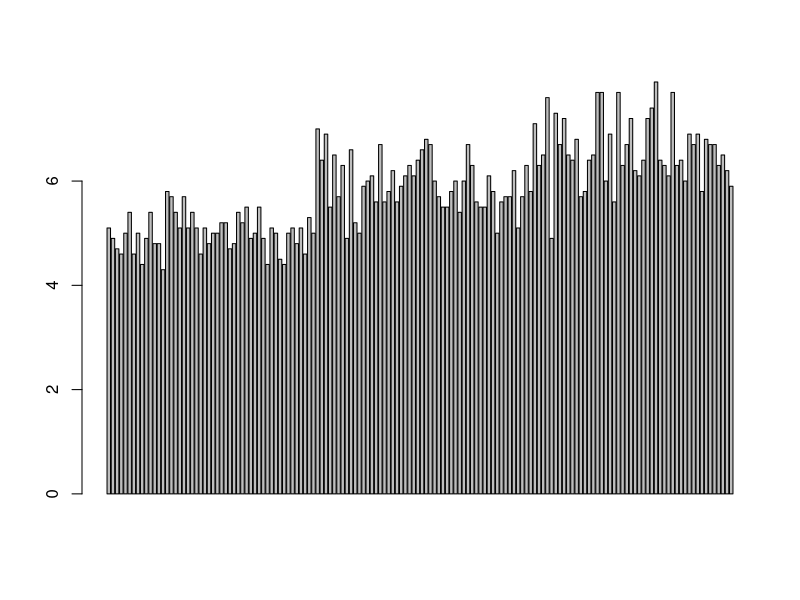
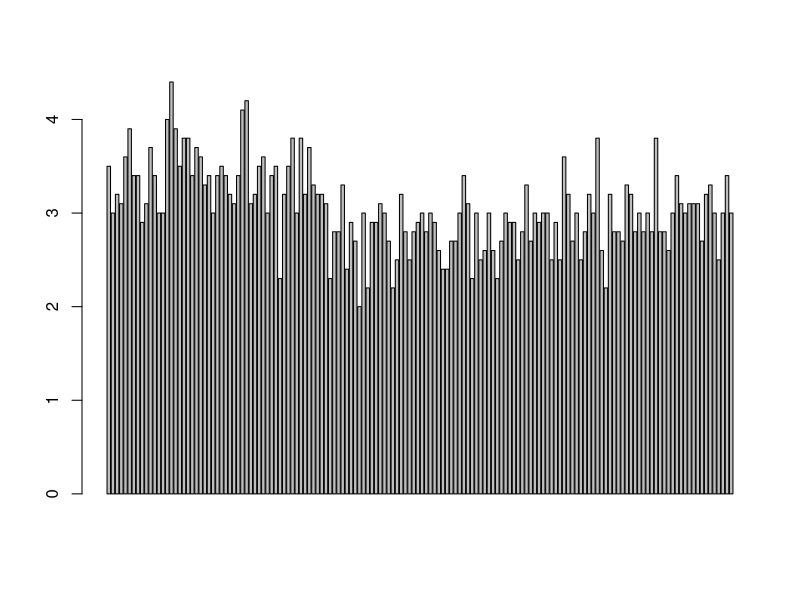
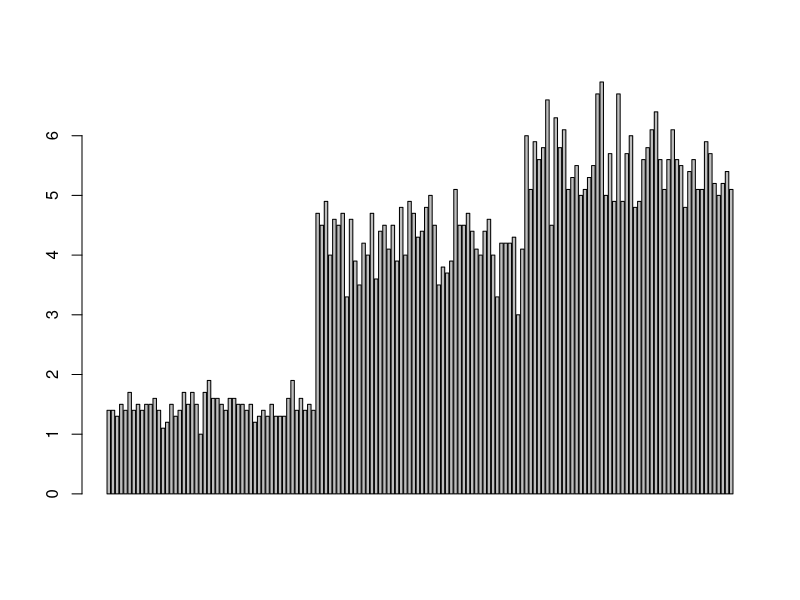
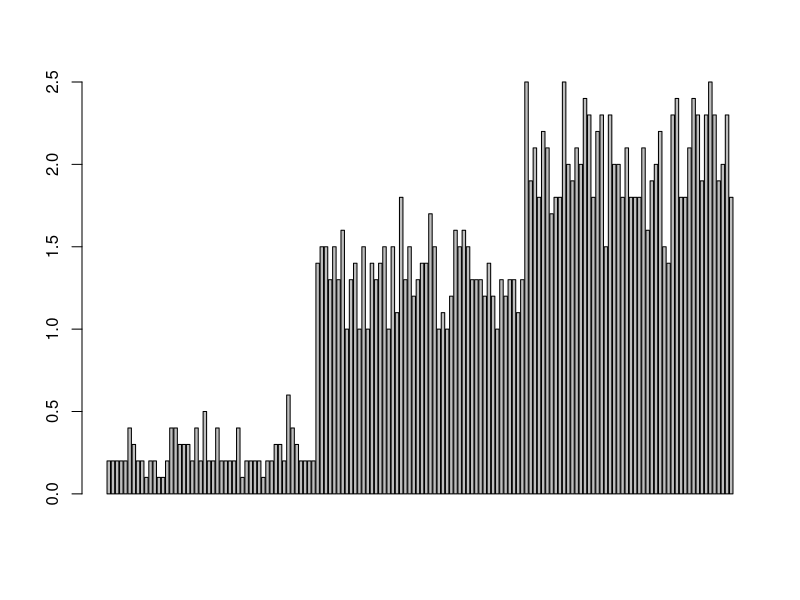
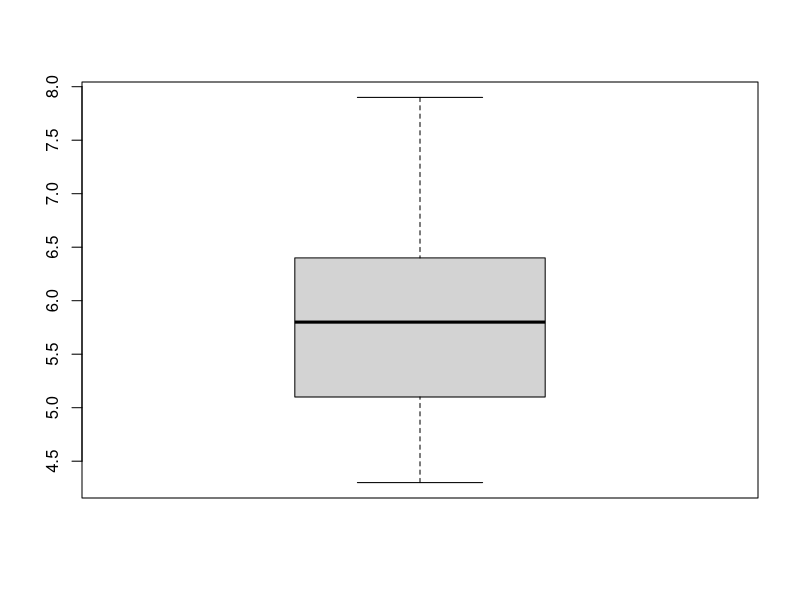
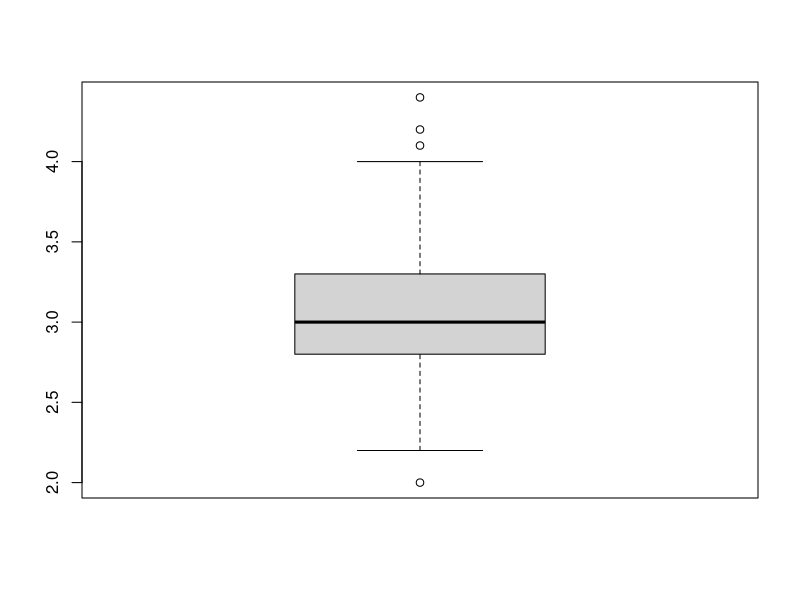
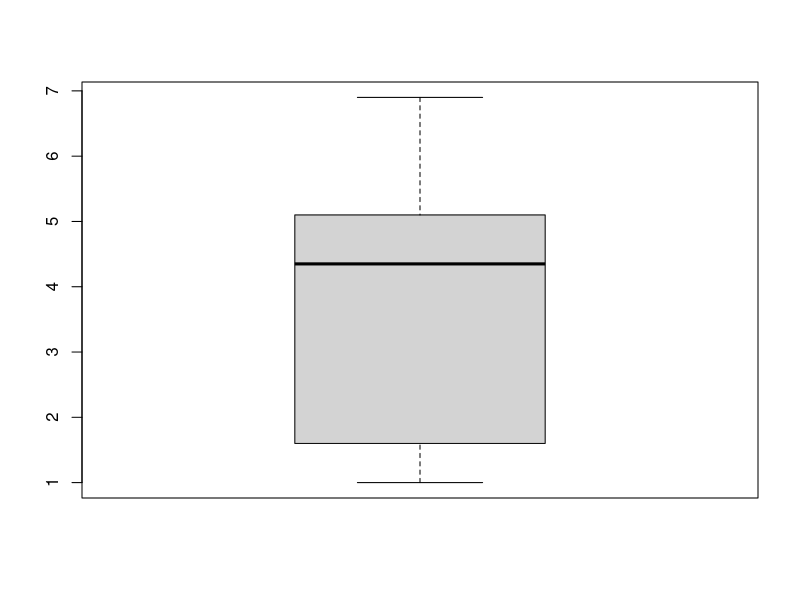
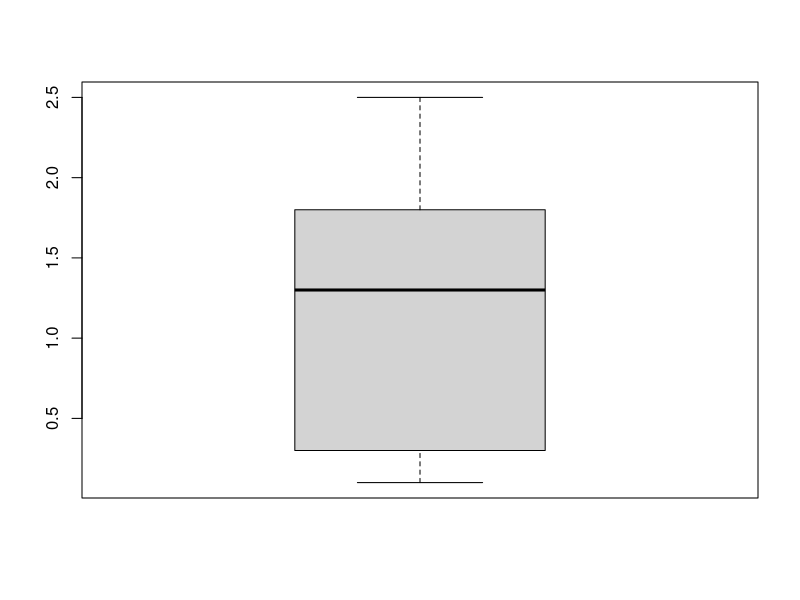

The R script that drew these images, in order:
# using inbuilt iris dataset:
test = iris

# structure of test:
str(test)


minWidth <- min(test$Sepal.Width)
minLength <- min(test$Sepal.Length)
minpWidth <- min(test$Petal.Width)
minpLength <- min(test$Petal.Length)

maxWidth <- max(test$Sepal.Width)
maxLength <- max(test$Sepal.Length)
maxpWidth <- max(test$Petal.Width)
maxpLength <- max(test$Petal.Length)

range <- function(x) {
    m <- max(x) - min(x)
    return(m)
}

range(test$Sepal.Length)
range(test$Sepal.Width)
range(test$Petal.Length)
range(test$Petal.Width)

mean(test$Sepal.Length)
mean(test$Sepal.Width)
mean(test$Petal.Length)
mean(test$Petal.Width)

median(test$Sepal.Length)
median(test$Sepal.Width)
median(test$Petal.Length)
median(test$Petal.Width)

mode <- function(x) {
    t <- sort(table(x), decreasing = TRUE)[[1]]
    return(t)
}

mode(test$Sepal.Length)
mode(test$Sepal.Width)
mode(test$Petal.Length)
mode(test$Petal.Width)

"---------------------------"
quantile(test$Sepal.Length, 0.25)
quantile(test$Sepal.Length, 0.50)
quantile(test$Sepal.Length, 0.75)
quantile(test$Sepal.Length, 1)
"---------------------------"
quantile(test$Sepal.Width, 0.25)
quantile(test$Sepal.Width, 0.50)
quantile(test$Sepal.Width, 0.75)
quantile(test$Sepal.Width, 1)
"---------------------------"
quantile(test$Petal.Length, 0.25)
quantile(test$Petal.Length, 0.50)
quantile(test$Petal.Length, 0.75)
quantile(test$Petal.Length, 1)
"---------------------------"
quantile(test$Petal.Width, 0.25)
quantile(test$Petal.Width, 0.50)
quantile(test$Petal.Width, 0.75)
quantile(test$Petal.Width, 1)

# inter quantile value
IQR(test$Sepal.Length)
IQR(test$Sepal.Width)
IQR(test$Petal.Length)
IQR(test$Petal.Width)

#  standard deviation
sd(test$Sepal.Length)
sd(test$Sepal.Width)
sd(test$Petal.Length)
sd(test$Petal.Width)

"---------------------"
# variance
var(test$Sepal.Length)
var(test$Sepal.Width)
var(test$Petal.Length)
var(test$Petal.Width)

"---------------------"
# all quantile values
summary(test$Sepal.Length)
summary(test$Sepal.Width)
summary(test$Petal.Length)
summary(test$Petal.Width)

"---------------------"
# corellation
cor(test$Sepal.Length, test$Sepal.Width)
cor(test$Petal.Length, test$Petal.Width)

# plots
barplot(test$Sepal.Length)
barplot(test$Sepal.Width)
barplot(test$Petal.Length)
barplot(test$Petal.Width)

boxplot(test$Sepal.Length)
boxplot(test$Sepal.Width)
boxplot(test$Petal.Length)
boxplot(test$Petal.Width)

boxplot(test$Sepal.Length ~ test$Species)
